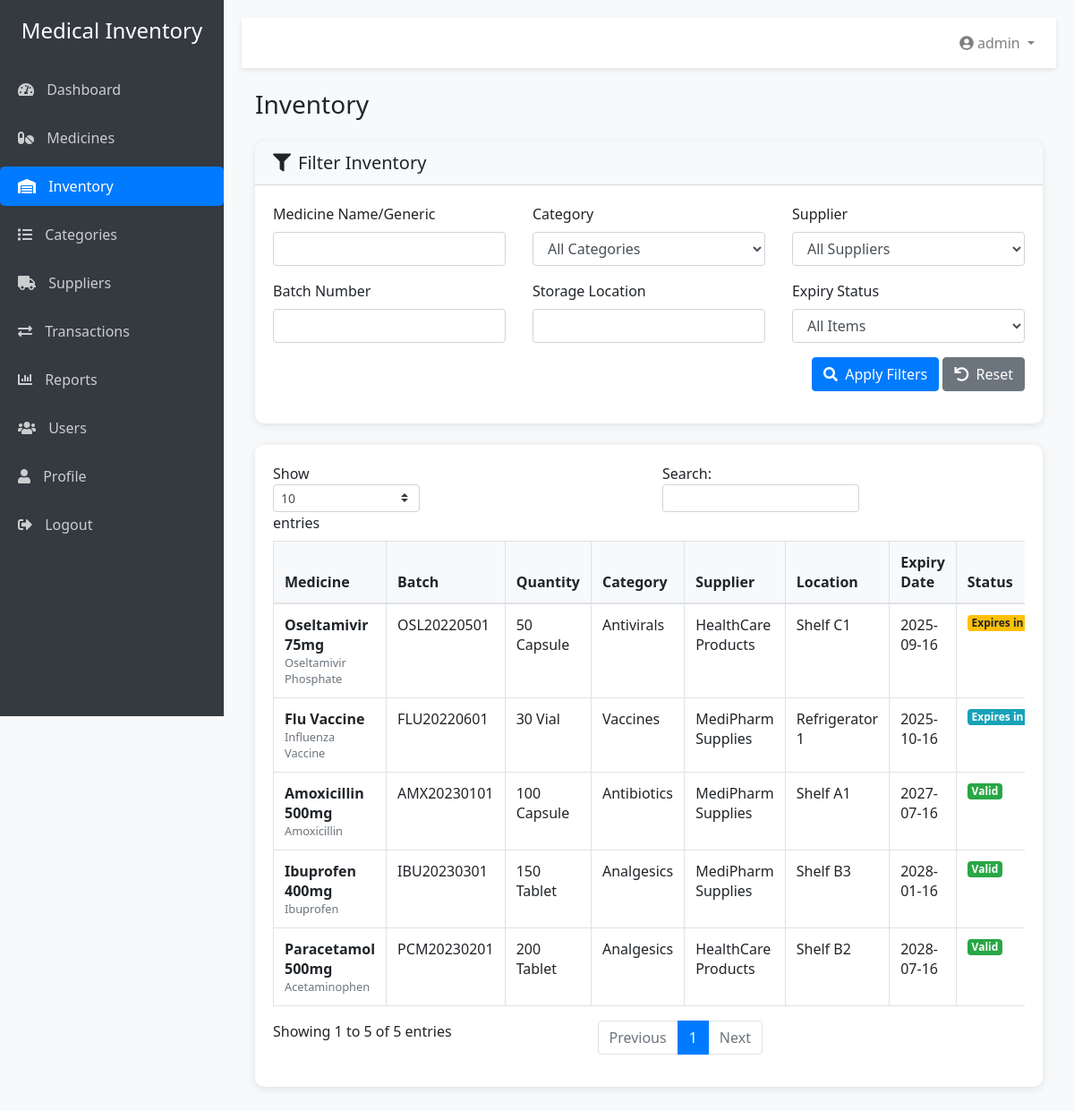
/user/inventory.php (signed in), run on the app's committed database.
### tables this page shows
CREATE TABLE IF NOT EXISTS inventory (
    id INT AUTO_INCREMENT PRIMARY KEY,
    medicine_id INT NOT NULL,
    batch_number VARCHAR(50) NOT NULL,
    quantity INT NOT NULL DEFAULT 0,
    purchase_price DECIMAL(10, 2) NOT NULL,
    selling_price DECIMAL(10, 2) NOT NULL,
    expiry_date DATE NOT NULL,
    manufacturing_date DATE,
    purchase_date DATE NOT NULL,
    created_at TIMESTAMP DEFAULT CURRENT_TIMESTAMP,
    FOREIGN KEY (medicine_id) REFERENCES medicines(id) ON DELETE CASCADE
);

CREATE TABLE IF NOT EXISTS medicines (
    id INT AUTO_INCREMENT PRIMARY KEY,
    name VARCHAR(100) NOT NULL,
    generic_name VARCHAR(100),
    category_id INT,
    supplier_id INT,
    description TEXT,
    storage_location VARCHAR(100),
    unit VARCHAR(50) NOT NULL,
    created_at TIMESTAMP DEFAULT CURRENT_TIMESTAMP,
    FOREIGN KEY (category_id) REFERENCES categories(id) ON DELETE SET NULL,
    FOREIGN KEY (supplier_id) REFERENCES suppliers(id) ON DELETE SET NULL
);

CREATE TABLE IF NOT EXISTS categories (
    id INT AUTO_INCREMENT PRIMARY KEY,
    name VARCHAR(100) NOT NULL UNIQUE,
    description TEXT
);

CREATE TABLE IF NOT EXISTS suppliers (
    id INT AUTO_INCREMENT PRIMARY KEY,
    name VARCHAR(100) NOT NULL,
    contact_person VARCHAR(100),
    phone VARCHAR(20),
    email VARCHAR(100),
    address TEXT
);

### user/inventory.php (the view, shortened to what this page needs)
<?php
require_once '../config/db.php';
$filter_name = isset($_GET['name']) ? $_GET['name'] : '';
$filter_batch = isset($_GET['batch']) ? $_GET['batch'] : '';
$filter_location = isset($_GET['location']) ? $_GET['location'] : '';
$query = "SELECT i.id, i.batch_number, i.quantity, i.selling_price,
          i.expiry_date, i.manufacturing_date,
          m.name AS medicine_name, m.generic_name, m.storage_location, m.unit,
          c.name AS category_name, s.name AS supplier_name
          FROM inventory i
          JOIN medicines m ON i.medicine_id = m.id
          LEFT JOIN categories c ON m.category_id = c.id
          LEFT JOIN suppliers s ON m.supplier_id = s.id
          WHERE 1=1";
$query .= " ORDER BY i.expiry_date ASC";
$stmt = $conn->prepare($query);
$stmt->execute();
$result = $stmt->get_result();
include '../includes/header.php';
?>
<h1 class="h3 mb-4">Inventory</h1>
<div class="card mb-4">
    <div class="card-header bg-light">
        <h5 class="m-0"><i class="fas fa-filter mr-2"></i>Filter Inventory</h5>
    </div>
    <div class="card-body">
        <form method="get" action="" class="row">
            <div class="form-group col-md-4">
                <label for="name">Medicine Name/Generic</label>
                <input type="text" class="form-control" id="name" name="name" value="<?php echo htmlspecialchars($filter_name); ?>">
            </div>
            <div class="form-group col-md-4">
                <label for="category">Category</label>
                <select class="form-control" id="category" name="category">
                    <option value="">All Categories</option>
                </select>
            </div>
            <div class="form-group col-md-4">
                <label for="supplier">Supplier</label>
                <select class="form-control" id="supplier" name="supplier">
                    <option value="">All Suppliers</option>
                </select>
            </div>
            <div class="form-group col-md-4">
                <label for="batch">Batch Number</label>
                <input type="text" class="form-control" id="batch" name="batch" value="<?php echo htmlspecialchars($filter_batch); ?>">
            </div>
            <div class="form-group col-md-4">
                <label for="location">Storage Location</label>
                <input type="text" class="form-control" id="location" name="location" value="<?php echo htmlspecialchars($filter_location); ?>">
            </div>
            <div class="form-group col-md-4">
                <label for="expiry">Expiry Status</label>
                <select class="form-control" id="expiry" name="expiry">
                    <option value="">All Items</option>
                </select>
            </div>
            <div class="col-12 text-right">
                <button type="submit" class="btn btn-primary">
                    <i class="fas fa-search mr-1"></i> Apply Filters
                </button>
                <a href="inventory.php" class="btn btn-secondary">
                    <i class="fas fa-undo mr-1"></i> Reset
                </a>
            </div>
        </form>
    </div>
</div>
<div class="card">
    <div class="card-body">
        <?php if ($result->num_rows > 0): ?>
            <div class="table-responsive">
                <table class="table table-bordered table-hover datatable">
                    <thead>
                        <tr>
                            <th>Medicine</th>
                            <th>Batch</th>
                            <th>Quantity</th>
                            <th>Category</th>
                            <th>Supplier</th>
                            <th>Location</th>
                            <th>Expiry Date</th>
                            <th>Status</th>
                        </tr>
                    </thead>
                    <tbody>
                        <?php while ($row = $result->fetch_assoc()):
                            $expiry_date = new DateTime($row['expiry_date']);
                            $today = new DateTime();
                            $is_expired = $expiry_date < $today;
                            $days_left = $today->diff($expiry_date)->days;
                            $status_class = '';
                            $status_text = '';
                            if ($is_expired) {
                                $status_class = 'badge-danger';
                                $status_text = 'Expired';
                            } elseif ($days_left <= 30) {
                                $status_class = 'badge-danger';
                                $status_text = 'Expires in ' . $days_left . ' days';
                            } elseif ($days_left <= 90) {
                                $status_class = 'badge-warning';
                                $status_text = 'Expires in ' . $days_left . ' days';
                            } elseif ($days_left <= 180) {
                                $status_class = 'badge-info';
                                $status_text = 'Expires in ' . $days_left . ' days';
                            } else {
                                $status_class = 'badge-success';
                                $status_text = 'Valid';
                            }
                        ?>
                            <tr>
                                <td>
                                    <strong><?php echo htmlspecialchars($row['medicine_name']); ?></strong>
                                    <?php if (!empty($row['generic_name'])): ?>
                                        <br><small class="text-muted"><?php echo htmlspecialchars($row['generic_name']); ?></small>
                                    <?php endif; ?>
                                </td>
                                <td><?php echo htmlspecialchars($row['batch_number']); ?></td>
                                <td><?php echo htmlspecialchars($row['quantity']) . ' ' . htmlspecialchars($row['unit']); ?></td>
                                <td><?php echo htmlspecialchars($row['category_name'] ?? 'N/A'); ?></td>
                                <td><?php echo htmlspecialchars($row['supplier_name'] ?? 'N/A'); ?></td>
                                <td><?php echo htmlspecialchars($row['storage_location']); ?></td>
                                <td><?php echo htmlspecialchars($row['expiry_date']); ?></td>
                                <td><span class="badge <?php echo $status_class; ?>"><?php echo $status_text; ?></span></td>
                            </tr>
                        <?php endwhile; ?>
                    </tbody>
                </table>
            </div>
        <?php else: ?>
            <div class="alert alert-info">
                <i class="fas fa-info-circle mr-2"></i> No inventory items found matching your criteria.
            </div>
        <?php endif; ?>
    </div>
</div>
<?php include '../includes/footer.php'; ?>

### includes/header.php (shortened to what this page needs)
<?php
$current_page = basename($_SERVER['PHP_SELF']);
$is_admin = ($_SESSION['role'] === 'admin');
$base_url = "/Medical Inventory";
?>
<!DOCTYPE html>
<html lang="en">
<head>
    <link rel="stylesheet" href="https://stackpath.bootstrapcdn.com/bootstrap/4.5.2/css/bootstrap.min.css">
    <link rel="stylesheet" href="https://cdnjs.cloudflare.com/ajax/libs/font-awesome/5.15.1/css/all.min.css">
    <link rel="stylesheet" href="<?php echo $base_url; ?>/assets/css/style.css">
</head>
<body>
    <div class="sidebar">
        <div class="text-center mb-4">
            <h4 class="text-white">Medical Inventory</h4>
        </div>
        <ul class="nav flex-column">
            <?php if ($is_admin): ?>
                <li class="nav-item">
                    <a class="nav-link <?php echo ($current_page == 'dashboard.php') ? 'active' : ''; ?>" href="<?php echo $base_url; ?>/admin/dashboard.php">
                        <i class="fas fa-tachometer-alt"></i> Dashboard
                    </a>
                </li>
                <li class="nav-item">
                    <a class="nav-link <?php echo ($current_page == 'medicines.php') ? 'active' : ''; ?>" href="<?php echo $base_url; ?>/admin/medicines.php">
                        <i class="fas fa-pills"></i> Medicines
                    </a>
                </li>
                <li class="nav-item">
                    <a class="nav-link <?php echo ($current_page == 'inventory.php') ? 'active' : ''; ?>" href="<?php echo $base_url; ?>/admin/inventory.php">
                        <i class="fas fa-warehouse"></i> Inventory
                    </a>
                </li>
                <li class="nav-item">
                    <a class="nav-link <?php echo ($current_page == 'categories.php') ? 'active' : ''; ?>" href="<?php echo $base_url; ?>/admin/categories.php">
                        <i class="fas fa-list"></i> Categories
                    </a>
                </li>
                <li class="nav-item">
                    <a class="nav-link <?php echo ($current_page == 'suppliers.php') ? 'active' : ''; ?>" href="<?php echo $base_url; ?>/admin/suppliers.php">
                        <i class="fas fa-truck"></i> Suppliers
                    </a>
                </li>
                <li class="nav-item">
                    <a class="nav-link <?php echo ($current_page == 'transactions.php') ? 'active' : ''; ?>" href="<?php echo $base_url; ?>/admin/transactions.php">
                        <i class="fas fa-exchange-alt"></i> Transactions
                    </a>
                </li>
                <li class="nav-item">
                    <a class="nav-link <?php echo ($current_page == 'reports.php') ? 'active' : ''; ?>" href="<?php echo $base_url; ?>/admin/reports.php">
                        <i class="fas fa-chart-bar"></i> Reports
                    </a>
                </li>
                <li class="nav-item">
                    <a class="nav-link <?php echo ($current_page == 'users.php') ? 'active' : ''; ?>" href="<?php echo $base_url; ?>/admin/users.php">
                        <i class="fas fa-users"></i> Users
                    </a>
                </li>
            <?php endif; ?>
            <li class="nav-item">
                <a class="nav-link <?php echo ($current_page == 'profile.php') ? 'active' : ''; ?>" href="<?php echo $base_url . ($is_admin ? '/admin' : '/user'); ?>/profile.php">
                    <i class="fas fa-user"></i> Profile
                </a>
            </li>
            <li class="nav-item">
                <a class="nav-link" href="<?php echo $base_url; ?>/logout.php">
                    <i class="fas fa-sign-out-alt"></i> Logout
                </a>
            </li>
        </ul>
    </div>
    <div class="main-content">
        <nav class="navbar navbar-expand-lg navbar-light bg-white mb-4">
            <div class="collapse navbar-collapse" id="navbarSupportedContent">
                <ul class="navbar-nav ml-auto">
                    <li class="nav-item dropdown">
                        <a class="nav-link dropdown-toggle" href="#" id="navbarDropdown" role="button" data-toggle="dropdown">
                            <i class="fas fa-user-circle"></i> <?php echo htmlspecialchars($_SESSION['username']); ?>
                        </a>
                    </li>
                </ul>
            </div>
        </nav>
        <div class="container-fluid"><?php  ?>

### includes/footer.php (shortened to what this page needs)
        </div>
    </div>
</body>
</html>

### assets/css/style.css (style rules this page uses)
body { font-family: 'Segoe UI', Tahoma, Geneva, Verdana, sans-serif; background-color: #f8f9fa; }
.sidebar { min-height: 100vh; background-color: #343a40; padding-top: 20px; position: fixed; width: 250px; }
.sidebar .nav-link { color: rgba(255, 255, 255, 0.75); padding: 10px 20px; margin: 5px 0; border-radius: 5px; }
.sidebar .nav-link.active { color: #fff; background-color: #007bff; }
.sidebar .nav-link i { margin-right: 10px; }
.main-content { margin-left: 250px; padding: 20px; }
.navbar { box-shadow: 0 2px 5px rgba(0, 0, 0, 0.1); }
.card { box-shadow: 0 2px 10px rgba(0, 0, 0, 0.1); margin-bottom: 20px; border: none; border-radius: 10px; }
.card-header { border-radius: 10px 10px 0 0 !important; font-weight: 600; }
.table th { font-weight: 600; background-color: #f8f9fa; }

### data on the page
inventory: medicine.name "Oseltamivir 75mg", medicine.generic_name "Oseltamivir Phosphate", batch_number "OSL20220501", quantity "50", medicine.unit "Capsule", categories.name "Antivirals", suppliers.name "HealthCare Products", medicine.storage_location "Shelf C1", expiry_date "2025-09-16", expiry_date "Expires in…"
inventory: medicine.name "Flu Vaccine", medicine.generic_name "Influenza Vaccine", batch_number "FLU20220601", quantity "30", medicine.unit "Vial", categories.name "Vaccines", suppliers.name "MediPharm Supplies", medicine.storage_location "Refrigerator 1", expiry_date "2025-10-16", expiry_date "Expires in…"
inventory: medicine.name "Amoxicillin 500mg", medicine.generic_name "Amoxicillin", batch_number "AMX20230101", quantity "100", medicine.unit "Capsule", categories.name "Antibiotics", suppliers.name "MediPharm Supplies", medicine.storage_location "Shelf A1", expiry_date "2027-07-16", expiry_date "Valid"
inventory: medicine.name "Ibuprofen 400mg", medicine.generic_name "Ibuprofen", batch_number "IBU20230301", quantity "150", medicine.unit "Tablet", categories.name "Analgesics", suppliers.name "MediPharm Supplies", medicine.storage_location "Shelf B3", expiry_date "2028-01-16", expiry_date "Valid"
inventory: medicine.name "Paracetamol 500mg", medicine.generic_name "Acetaminophen", batch_number "PCM20230201", quantity "200", medicine.unit "Tablet", categories.name "Analgesics", suppliers.name "HealthCare Products", medicine.storage_location "Shelf B2", expiry_date "2028-07-16", expiry_date "Valid"

### other printed values
$_SESSION['username'] "admin"
